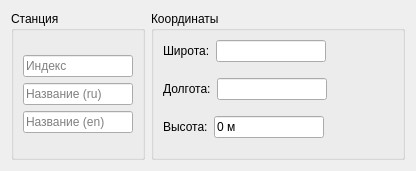
<?xml version="1.0" encoding="UTF-8"?>
<ui version="4.0">
 <class>SelectStation</class>
 <widget class="QWidget" name="SelectStation">
  <property name="enabled">
   <bool>true</bool>
  </property>
  <property name="geometry">
   <rect>
    <x>0</x>
    <y>0</y>
    <width>416</width>
    <height>171</height>
   </rect>
  </property>
  <property name="windowTitle">
   <string>Станция</string>
  </property>
  <layout class="QGridLayout" name="gridLayout_6">
   <item row="0" column="0">
    <layout class="QGridLayout" name="gridLayout_5">
     <item row="0" column="0">
      <widget class="QGroupBox" name="groupBox">
       <property name="title">
        <string>Станция</string>
       </property>
       <layout class="QGridLayout" name="gridLayout_2">
        <item row="0" column="0">
         <layout class="QGridLayout" name="gridLayout">
          <item row="0" column="0">
           <widget class="QLineEdit" name="indexEdit">
            <property name="sizePolicy">
             <sizepolicy hsizetype="Preferred" vsizetype="Fixed">
              <horstretch>0</horstretch>
              <verstretch>0</verstretch>
             </sizepolicy>
            </property>
            <property name="minimumSize">
             <size>
              <width>110</width>
              <height>0</height>
             </size>
            </property>
            <property name="placeholderText">
             <string>Индекс</string>
            </property>
           </widget>
          </item>
          <item row="1" column="0">
           <widget class="QLineEdit" name="ruNameEdit">
            <property name="sizePolicy">
             <sizepolicy hsizetype="Preferred" vsizetype="Fixed">
              <horstretch>0</horstretch>
              <verstretch>0</verstretch>
             </sizepolicy>
            </property>
            <property name="minimumSize">
             <size>
              <width>110</width>
              <height>0</height>
             </size>
            </property>
            <property name="placeholderText">
             <string>Название (ru)</string>
            </property>
           </widget>
          </item>
          <item row="2" column="0">
           <widget class="QLineEdit" name="enNameEdit">
            <property name="sizePolicy">
             <sizepolicy hsizetype="Preferred" vsizetype="Fixed">
              <horstretch>0</horstretch>
              <verstretch>0</verstretch>
             </sizepolicy>
            </property>
            <property name="minimumSize">
             <size>
              <width>110</width>
              <height>0</height>
             </size>
            </property>
            <property name="placeholderText">
             <string>Название (en)</string>
            </property>
           </widget>
          </item>
         </layout>
        </item>
       </layout>
      </widget>
     </item>
     <item row="0" column="1">
      <widget class="QGroupBox" name="groupBox_2">
       <property name="title">
        <string>Координаты</string>
       </property>
       <layout class="QGridLayout" name="gridLayout_4">
        <item row="0" column="0">
         <layout class="QGridLayout" name="gridLayout_3">
          <item row="0" column="0">
           <layout class="QFormLayout" name="formLayout">
            <item row="0" column="0">
             <widget class="QLabel" name="latLabel">
              <property name="text">
               <string>Широта:</string>
              </property>
              <property name="buddy">
              </property>
             </widget>
            </item>
            <item row="0" column="1">
             <widget class="CoordEdit" name="latEdit">
              <property name="minimumSize">
               <size>
                <width>110</width>
                <height>0</height>
               </size>
              </property>
              <property name="maximumSize">
               <size>
                <width>100</width>
                <height>16777215</height>
               </size>
              </property>
              <property name="readOnly">
               <bool>true</bool>
              </property>
              <property name="maximum" stdset="0">
               <double>90.000000000000000</double>
              </property>
             </widget>
            </item>
           </layout>
          </item>
          <item row="0" column="1">
           <widget class="QLabel" name="latText">
            <property name="minimumSize">
             <size>
              <width>30</width>
              <height>0</height>
             </size>
            </property>
            <property name="maximumSize">
             <size>
              <width>30</width>
              <height>16777215</height>
             </size>
            </property>
            <property name="text">
             <string/>
            </property>
           </widget>
          </item>
          <item row="1" column="0">
           <layout class="QFormLayout" name="formLayout_2">
            <item row="0" column="0">
             <widget class="QLabel" name="lonLabel">
              <property name="text">
               <string>Долгота:</string>
              </property>
              <property name="buddy">
              </property>
             </widget>
            </item>
            <item row="0" column="1">
             <widget class="CoordEdit" name="lonEdit">
              <property name="minimumSize">
               <size>
                <width>110</width>
                <height>0</height>
               </size>
              </property>
              <property name="maximumSize">
               <size>
                <width>100</width>
                <height>16777215</height>
               </size>
              </property>
              <property name="readOnly">
               <bool>true</bool>
              </property>
              <property name="maximum" stdset="0">
               <double>180.000000000000000</double>
              </property>
             </widget>
            </item>
           </layout>
          </item>
          <item row="1" column="1">
           <widget class="QLabel" name="lonText">
            <property name="minimumSize">
             <size>
              <width>30</width>
              <height>0</height>
             </size>
            </property>
            <property name="maximumSize">
             <size>
              <width>30</width>
              <height>16777215</height>
             </size>
            </property>
            <property name="text">
             <string/>
            </property>
           </widget>
          </item>
          <item row="2" column="0">
           <layout class="QFormLayout" name="formLayout_3">
            <item row="0" column="0">
             <widget class="QLabel" name="altLabel">
              <property name="text">
               <string>Высота:</string>
              </property>
              <property name="buddy">
              </property>
             </widget>
            </item>
            <item row="0" column="1">
             <widget class="QLineEdit" name="altEdit">
              <property name="minimumSize">
               <size>
                <width>110</width>
                <height>0</height>
               </size>
              </property>
              <property name="maximumSize">
               <size>
                <width>100</width>
                <height>16777215</height>
               </size>
              </property>
              <property name="text">
               <string>0 м</string>
              </property>
              <property name="readOnly">
               <bool>true</bool>
              </property>
             </widget>
            </item>
           </layout>
          </item>
         </layout>
        </item>
       </layout>
      </widget>
     </item>
    </layout>
   </item>
  </layout>
 </widget>
 <customwidgets>
  <customwidget>
   <class>CoordEdit</class>
   <extends>QLineEdit</extends>
   <header location="global">meteo/commons/ui/custom/coordedit.h</header>
  </customwidget>
 </customwidgets>
 <resources/>
 <connections/>
</ui>
